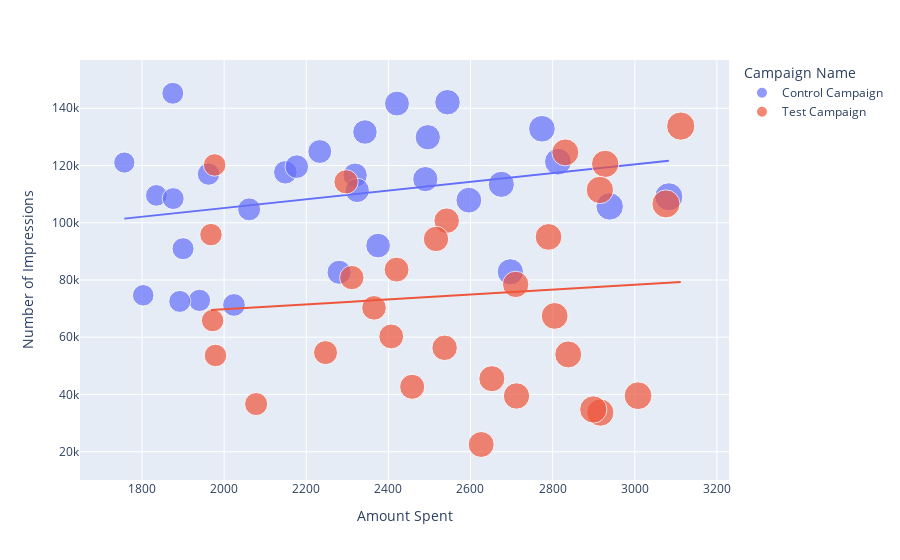

The notebook cell this image was saved under:
### Markdown cell above
- The test campaign resulted in more searches on the website
 - The test campaign wins in the number of website clicks.
 - The audience of the control campaign viewed more content than the test campaign. Although there is not much difference, as the website clicks of the control campaign were low, its engagement on the website is higher than the test campaign.
 - Despite low website clicks more products were added to the cart from the control campaign.
 - The amount spent on the test campaign is higher than the control campaign. But as we can see that the control campaign resulted in more content views and more products in the cart, the control campaign is more efficient than the test campaign.
 - There’s only a difference of around 1% in the purchases made from both ad campaigns. As the Control campaign resulted in more sales in less amount spent on marketing, the control campaign wins here!

### Code cell
import plotly.graph_objects as go
import plotly.express as px
import plotly.io as pio

figure = px.scatter(data_frame = df, 
                    x="Amount Spent",
                    y="Number of Impressions", 
                    size="Amount Spent", 
                    color= "Campaign Name", 
                    trendline="ols")
figure.show()

### Figure 1 — Plotly figure (JSON) as saved in the notebook; plotly's stock layout.template omitted (floating-point values rounded to 4 significant figures)
{"data": [{"hovertemplate": "Campaign Name=Control Campaign<br>Amount Spent=%{marker.size}<br>Number of Impressions=%{y}<extra></extra>", "legendgroup": "Control Campaign", "marker": {"color": "#636efa", "size": [2280, 1757, 2343, 1940, 1835, 3083, 2544, 1900, 2813, 2149, 2490, 2319, 2697, 1875, 2774, 2024, 2177, 1876, 2596, 2675, 1803, 2939, 2496, 1892, 1962, 2233, 2061, 2421, 2375, 2324], "sizemode": "area", "sizeref": 7.78, "symbol": "circle"}, "mode": "markers", "name": "Control Campaign", "orientation": "v", "showlegend": true, "type": "scatter", "x": [2280, 1757, 2343, 1940, 1835, 3083, 2544, 1900, 2813, 2149, 2490, 2319, 2697, 1875, 2774, 2024, 2177, 1876, 2596, 2675, 1803, 2939, 2496, 1892, 1962, 2233, 2061, 2421, 2375, 2324], "xaxis": "x", "y": [82702, 121040, 131711, 72878, 109600.0, 109076, 142123, 90939, 121332, 117624, 115247, 116639, 82847, 145248, 132845, 71274, 119612, 108452, 107890, 113430, 74654, 105705, 129880, 72515, 117006, 124897, 104678, 141654, 92029, 111306], "yaxis": "y"}, {"hovertemplate": "<b>OLS trendline</b><br>Number of Impressions = 15.2691 * Amount Spent + 74617.4<br>R<sup>2</sup>=0.069265<br><br>Campaign Name=Control Campaign<br>Amount Spent=%{x}<br>Number of Impressions=%{y} <b>(trend)</b><extra></extra>", "legendgroup": "Control Campaign", "marker": {"color": "#636efa", "symbol": "circle"}, "mode": "lines", "name": "Control Campaign", "showlegend": false, "type": "scatter", "x": [1757, 1803, 1835, 1875, 1876, 1892, 1900, 1940, 1962, 2024, 2061, 2149, 2177, 2233, 2280, 2319, 2324, 2343, 2375, 2421, 2490, 2496, 2544, 2596, 2675, 2697, 2774, 2813, 2939, 3083], "xaxis": "x", "y": [101400.0, 102100.0, 102600.0, 103200.0, 103300.0, 103500.0, 103600.0, 104200.0, 104600.0, 105500.0, 106100.0, 107400.0, 107900.0, 108700.0, 109400.0, 110000.0, 110100.0, 110400.0, 110900.0, 111600.0, 112600.0, 112700.0, 113500.0, 114300.0, 115500.0, 115800.0, 117000.0, 117600.0, 119500.0, 121700.0], "yaxis": "y"}, {"hovertemplate": "Campaign Name=Test Campaign<br>Amount Spent=%{marker.size}<br>Number of Impressions=%{y}<extra></extra>", "legendgroup": "Test Campaign", "marker": {"color": "#EF553B", "size": [3008, 2542, 2365, 2710, 2297, 2458, 2838, 2916, 2652, 2790, 2420, 2831, 1972, 2537, 2516, 3076, 1968, 1979, 2626, 2712, 3112, 2899, 2407, 2078, 2928, 2311, 2915, 2247, 2805, 1977], "sizemode": "area", "sizeref": 7.78, "symbol": "circle"}, "mode": "markers", "name": "Test Campaign", "orientation": "v", "showlegend": true, "type": "scatter", "x": [3008, 2542, 2365, 2710, 2297, 2458, 2838, 2916, 2652, 2790, 2420, 2831, 1972, 2537, 2516, 3076, 1968, 1979, 2626, 2712, 3112, 2899, 2407, 2078, 2928, 2311, 2915, 2247, 2805, 1977], "xaxis": "x", "y": [39550, 100719, 70263, 78451, 114295, 42684, 53986, 33669, 45511, 95054, 83633, 124591, 65827, 56304, 94338, 106584, 95843, 53632, 22521, 39470, 133771, 34752, 60286, 36650, 120576, 80841, 111469, 54627, 67444, 120203], "yaxis": "y"}, {"hovertemplate": "<b>OLS trendline</b><br>Number of Impressions = 8.54315 * Amount Spent + 52688.1<br>R<sup>2</sup>=0.008600<br><br>Campaign Name=Test Campaign<br>Amount Spent=%{x}<br>Number of Impressions=%{y} <b>(trend)</b><extra></extra>", "legendgroup": "Test Campaign", "marker": {"color": "#EF553B", "symbol": "circle"}, "mode": "lines", "name": "Test Campaign", "showlegend": false, "type": "scatter", "x": [1968, 1972, 1977, 1979, 2078, 2247, 2297, 2311, 2365, 2407, 2420, 2458, 2516, 2537, 2542, 2626, 2652, 2710, 2712, 2790, 2805, 2831, 2838, 2899, 2915, 2916, 2928, 3008, 3076, 3112], "xaxis": "x", "y": [69500.0, 69540.0, 69580.0, 69600.0, 70440.0, 71880.0, 72310.0, 72430.0, 72890.0, 73250.0, 73360.0, 73690.0, 74180.0, 74360.0, 74400.0, 75120.0, 75340.0, 75840.0, 75860.0, 76520.0, 76650.0, 76870.0, 76930.0, 77450.0, 77590.0, 77600.0, 77700.0, 78390.0, 78970.0, 79270.0], "yaxis": "y"}], "layout": {"legend": {"itemsizing": "constant", "title": {"text": "Campaign Name"}, "tracegroupgap": 0}, "margin": {"t": 60}, "xaxis": {"anchor": "y", "domain": [0, 1], "title": {"text": "Amount Spent"}}, "yaxis": {"anchor": "x", "domain": [0, 1], "title": {"text": "Number of Impressions"}}}}
